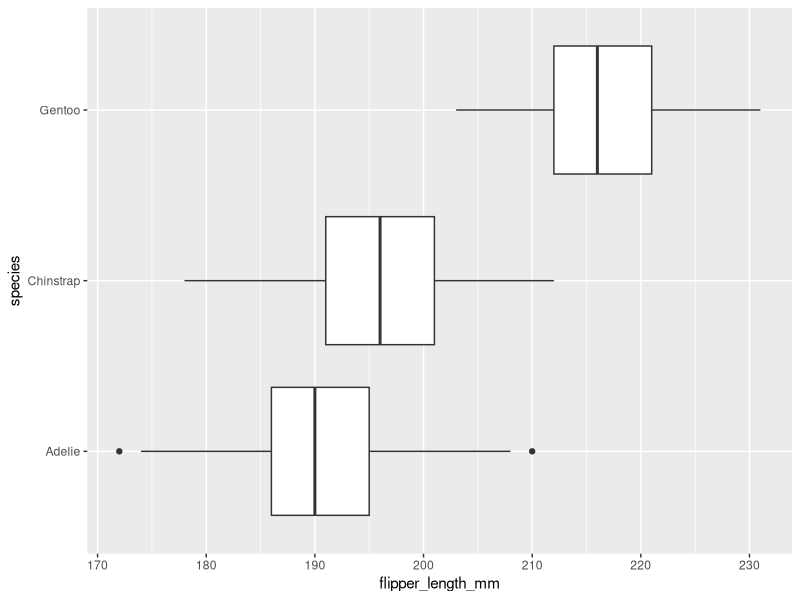
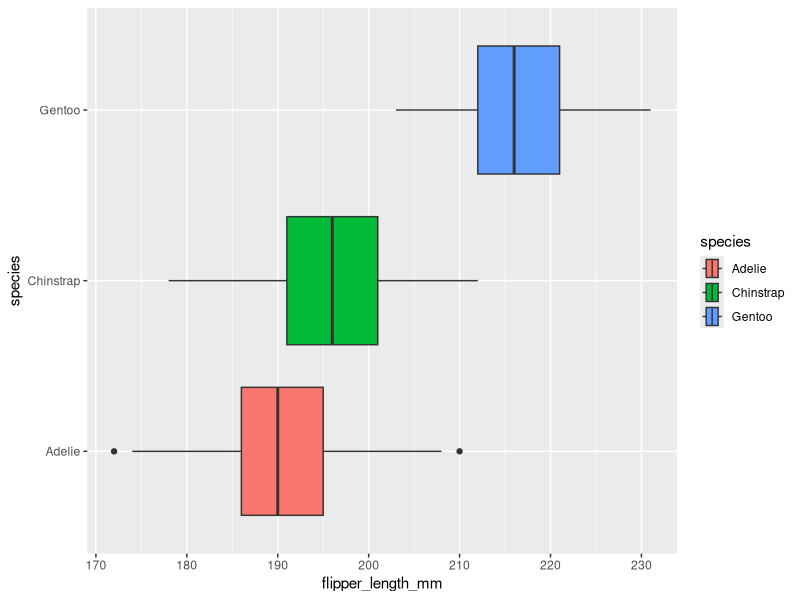
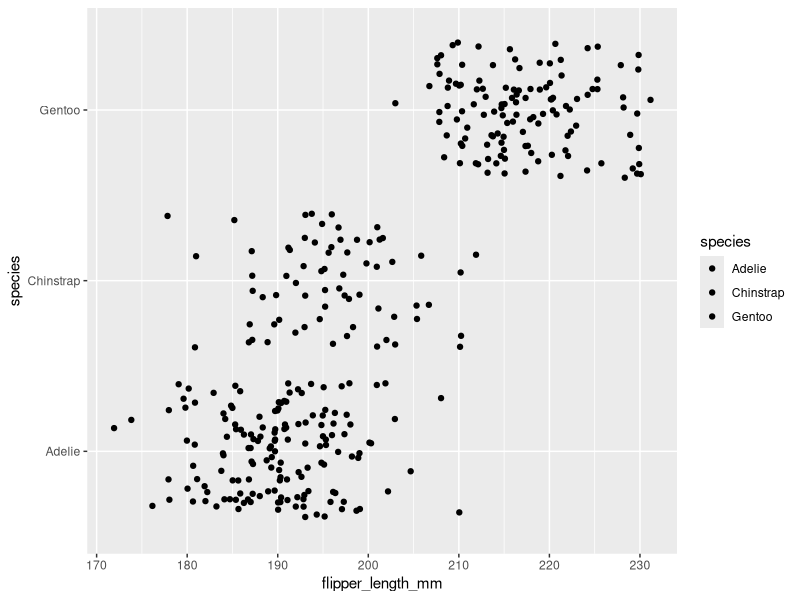
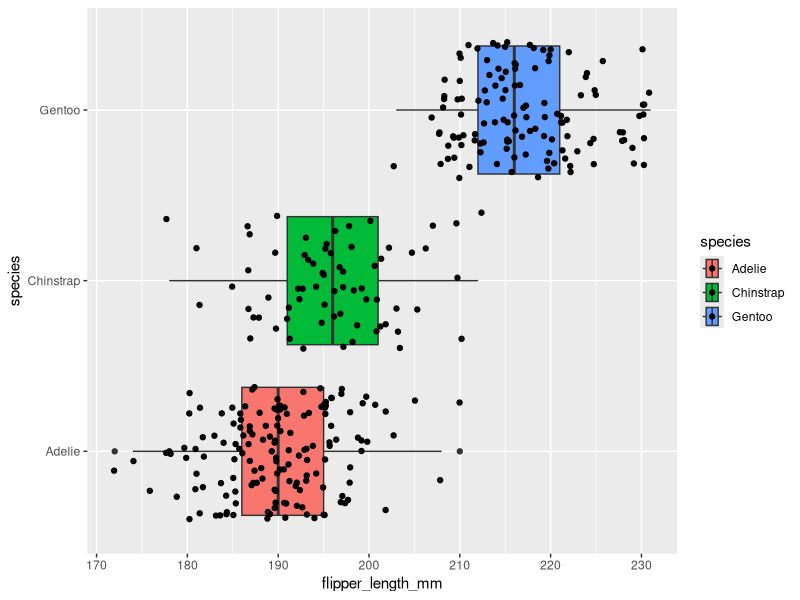
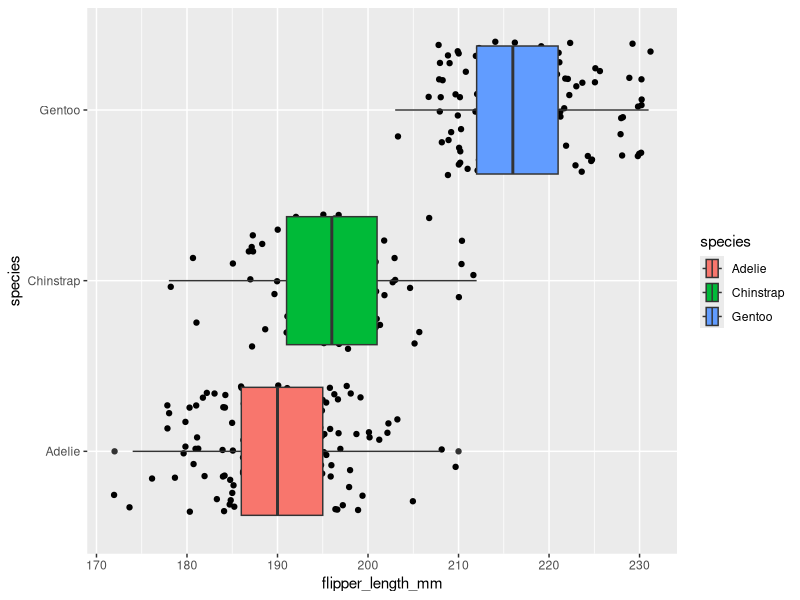
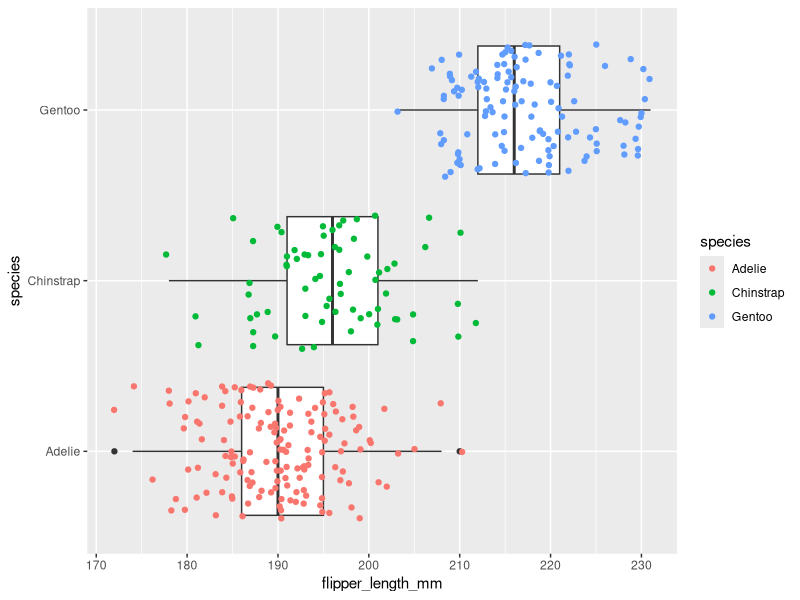
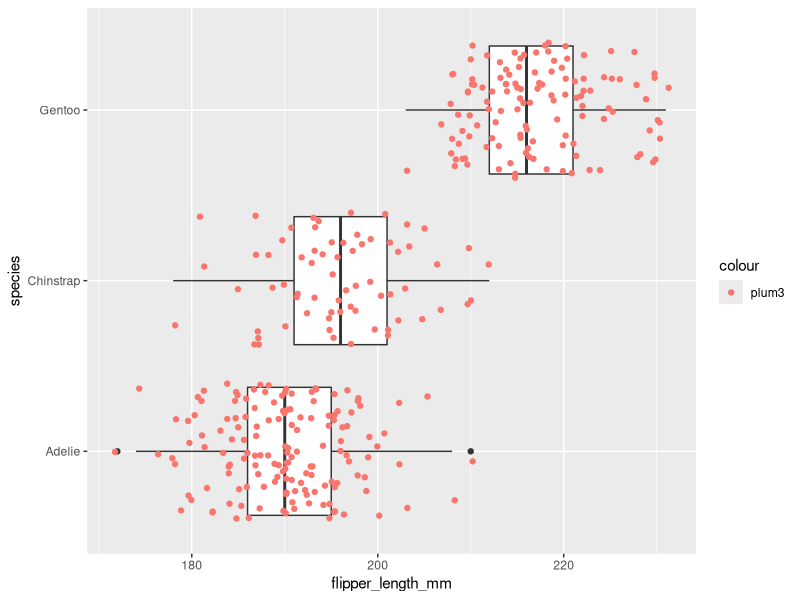

The R source for these figures, in order:
## ---- chunk 1
knitr::opts_chunk$set(error = TRUE)
## ---- chunk 2
library(palmerpenguins)
penguins
## ---- chunk 3
library(ggplot2)
## ---- chunk 4
ggplot(data = penguins, mapping = aes(x = flipper_length_mm, y = species)) +
  geom_boxplot()
## ---- chunk 5
ggplot(data = penguins, mapping = aes(x = flipper_length_mm, y = species, fill = species)) +
  geom_boxplot()
## ---- chunk 6
ggplot(data = penguins, mapping = aes(x = flipper_length_mm, y = species, fill = species)) +
  geom_jitter()
## ---- chunk 7
ggplot(data = penguins, mapping = aes(x = flipper_length_mm, y = species, fill = species)) +
  geom_boxplot() + geom_jitter()

ggplot(data = penguins, mapping = aes(x = flipper_length_mm, y = species, fill = species)) + geom_jitter() + geom_boxplot()
## ---- chunk 8
ggplot(data = penguins, mapping = aes(x = flipper_length_mm, y = species)) +
  geom_boxplot() + geom_jitter(aes(color = species))

ggplot(data = penguins, mapping = aes(x = flipper_length_mm, y = species)) +
  geom_boxplot() + geom_jitter(aes(color = 'plum3'))
## ---- chunk 9

## ---- chunk 10

## ---- chunk 11

## ---- chunk 12

## ---- chunk 13

## ---- chunk 14

